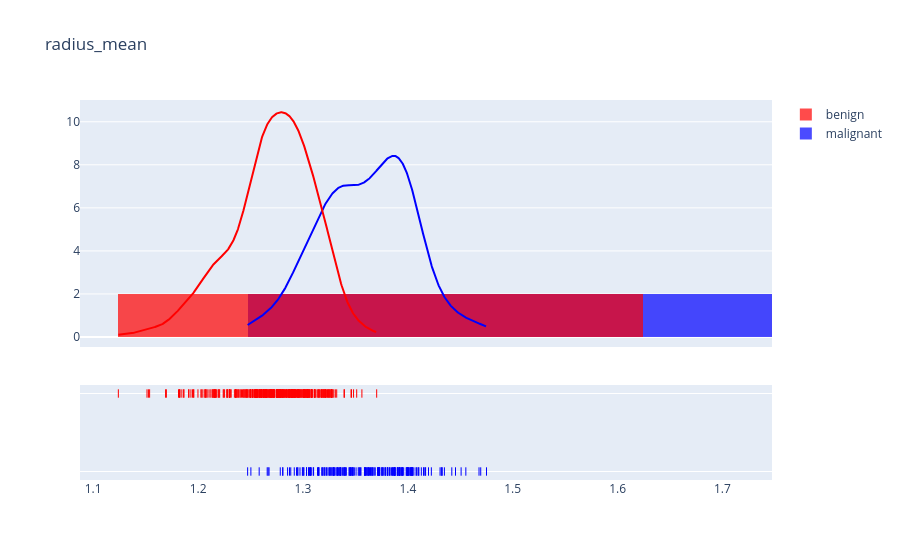

Notebook cell for this chart:
### Code cell
plot('radius_mean',.5)
# plot('texture_mean', .5)
# plot('perimeter_mean', .5)
# plot('area_mean', .5)
# plot('smoothness_mean', .10)
# plot('compactness_mean', .5)
# plot('concavity_mean', .5
# plot('concave points_mean', .5)
# plot('symmetry_mean', .10)
# plot('fractal_dimension_mean', .10)

### Figure 1 — Plotly figure (JSON) as saved in the notebook; plotly's stock layout.template omitted (floating-point values rounded to 4 significant figures; data arrays with more than 128 entries replaced by an {"elided": "..."} marker saying what was removed)
{"data": [{"autobinx": false, "histnorm": "probability density", "legendgroup": "malignant", "marker": {"color": "blue"}, "name": "malignant", "opacity": 0.7, "type": "histogram", "x": {"elided": "212 float values"}, "xaxis": "x", "xbins": {"end": 1.475, "size": 0.5, "start": 1.247}, "yaxis": "y"}, {"autobinx": false, "histnorm": "probability density", "legendgroup": "benign", "marker": {"color": "red"}, "name": "benign", "opacity": 0.7, "type": "histogram", "x": {"elided": "357 float values"}, "xaxis": "x", "xbins": {"end": 1.37, "size": 0.5, "start": 1.124}, "yaxis": "y"}, {"legendgroup": "malignant", "marker": {"color": "blue"}, "mode": "lines", "name": "malignant", "showlegend": false, "type": "scatter", "x": {"elided": "500 float values"}, "xaxis": "x", "y": {"elided": "500 float values"}, "yaxis": "y"}, {"legendgroup": "benign", "marker": {"color": "red"}, "mode": "lines", "name": "benign", "showlegend": false, "type": "scatter", "x": {"elided": "500 float values"}, "xaxis": "x", "y": {"elided": "500 float values"}, "yaxis": "y"}, {"legendgroup": "malignant", "marker": {"color": "blue", "symbol": "line-ns-open"}, "mode": "markers", "name": "malignant", "showlegend": false, "type": "scatter", "x": {"elided": "212 float values"}, "xaxis": "x", "y": {"elided": "212 str values"}, "yaxis": "y2"}, {"legendgroup": "benign", "marker": {"color": "red", "symbol": "line-ns-open"}, "mode": "markers", "name": "benign", "showlegend": false, "type": "scatter", "x": {"elided": "357 float values"}, "xaxis": "x", "y": {"elided": "357 str values"}, "yaxis": "y2"}], "layout": {"barmode": "overlay", "hovermode": "closest", "legend": {"traceorder": "reversed"}, "title": {"text": "radius_mean"}, "xaxis": {"anchor": "y2", "domain": [0, 1], "zeroline": false}, "yaxis": {"anchor": "free", "domain": [0.35, 1], "position": 0}, "yaxis2": {"anchor": "x", "domain": [0, 0.25], "dtick": 1, "showticklabels": false}}}
